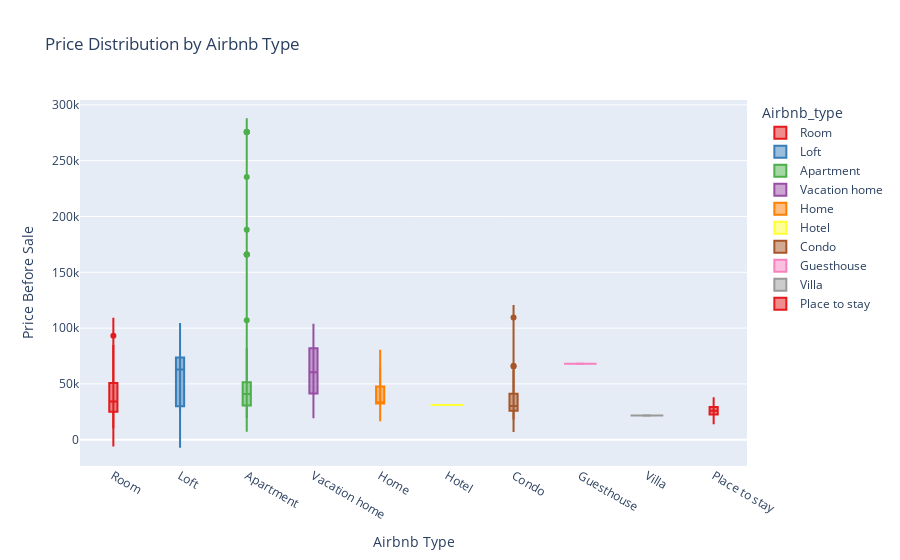

Here is the notebook cell this chart was saved with:
### Code cell
import plotly.express as px

fig = px.violin(
    df,
    x='Airbnb_type',
    y='Price_before_sale',
    color='Airbnb_type',
    box=True,  # Includes box plot inside
    points='outliers',  
    title='Price Distribution by Airbnb Type',
    color_discrete_sequence=px.colors.qualitative.Set1
)

fig.update_layout(xaxis_title='Airbnb Type', yaxis_title='Price Before Sale')
fig.show()

### Figure 1 — Plotly figure (JSON) as saved in the notebook; plotly's stock layout.template omitted (floating-point values rounded to 4 significant figures; data arrays with more than 128 entries replaced by an {"elided": "..."} marker saying what was removed)
{"data": [{"alignmentgroup": "True", "box": {"visible": true}, "hovertemplate": "Airbnb_type=%{x}<br>Price_before_sale=%{y}<extra></extra>", "legendgroup": "Room", "marker": {"color": "rgb(228,26,28)"}, "name": "Room", "offsetgroup": "Room", "orientation": "v", "points": "outliers", "scalegroup": "True", "showlegend": true, "type": "violin", "x": ["Room", "Room", "Room", "Room", "Room", "Room", "Room", "Room", "Room", "Room", "Room", "Room", "Room", "Room", "Room", "Room", "Room", "Room", "Room", "Room", "Room", "Room", "Room", "Room", "Room", "Room", "Room", "Room", "Room", "Room", "Room", "Room", "Room", "Room", "Room", "Room", "Room", "Room", "Room", "Room", "Room", "Room", "Room", "Room", "Room", "Room", "Room", "Room", "Room", "Room", "Room", "Room", "Room", "Room", "Room", "Room", "Room", "Room", "Room", "Room", "Room", "Room", "Room", "Room", "Room", "Room", "Room", "Room", "Room", "Room", "Room", "Room", "Room", "Room", "Room", "Room"], "x0": " ", "xaxis": "x", "y": [10312, 14693, 65347, 32359, 27085, 18878, 50798, 21856, 25087, 34662, 51712, 30481, 10312, 14693, 65347, 32359, 27085, 18878, 50798, 21856, 25087, 34662, 51712, 30481, 10312, 14693, 65347, 32359, 27085, 18878, 50798, 21856, 25087, 34662, 51712, 30481, 10312, 14693, 65347, 32359, 27085, 18878, 50798, 21856, 25087, 34662, 51712, 30481, 41533, 23896, 53488, 41562, 35844, 63813, 45820, 25268, 46575, 84989, 35254, 38444, 37029, 33789, 45737, 63294, 26904, 66434, 45483, 54241, 42458, 93058, 43660, 70765, 33021, 32979, 65637, 69365], "y0": " ", "yaxis": "y"}, {"alignmentgroup": "True", "box": {"visible": true}, "hovertemplate": "Airbnb_type=%{x}<br>Price_before_sale=%{y}<extra></extra>", "legendgroup": "Loft", "marker": {"color": "rgb(55,126,184)"}, "name": "Loft", "offsetgroup": "Loft", "orientation": "v", "points": "outliers", "scalegroup": "True", "showlegend": true, "type": "violin", "x": ["Loft", "Loft", "Loft", "Loft", "Loft", "Loft", "Loft", "Loft", "Loft"], "x0": " ", "xaxis": "x", "y": [73640, 73640, 73640, 73640, 35844, 27089, 31099, 62832, 23760], "y0": " ", "yaxis": "y"}, {"alignmentgroup": "True", "box": {"visible": true}, "hovertemplate": "Airbnb_type=%{x}<br>Price_before_sale=%{y}<extra></extra>", "legendgroup": "Apartment", "marker": {"color": "rgb(77,175,74)"}, "name": "Apartment", "offsetgroup": "Apartment", "orientation": "v", "points": "outliers", "scalegroup": "True", "showlegend": true, "type": "violin", "x": {"elided": "131 str values"}, "x0": " ", "xaxis": "x", "y": {"elided": "131 int values"}, "y0": " ", "yaxis": "y"}, {"alignmentgroup": "True", "box": {"visible": true}, "hovertemplate": "Airbnb_type=%{x}<br>Price_before_sale=%{y}<extra></extra>", "legendgroup": "Vacation home", "marker": {"color": "rgb(152,78,163)"}, "name": "Vacation home", "offsetgroup": "Vacation home", "orientation": "v", "points": "outliers", "scalegroup": "True", "showlegend": true, "type": "violin", "x": ["Vacation home", "Vacation home", "Vacation home", "Vacation home", "Vacation home", "Vacation home", "Vacation home", "Vacation home", "Vacation home", "Vacation home", "Vacation home", "Vacation home", "Vacation home", "Vacation home", "Vacation home", "Vacation home"], "x0": " ", "xaxis": "x", "y": [60379, 82736, 40370, 60379, 82736, 40370, 60379, 82736, 40370, 60379, 82736, 40370, 42650, 49768, 67216, 81292], "y0": " ", "yaxis": "y"}, {"alignmentgroup": "True", "box": {"visible": true}, "hovertemplate": "Airbnb_type=%{x}<br>Price_before_sale=%{y}<extra></extra>", "legendgroup": "Home", "marker": {"color": "rgb(255,127,0)"}, "name": "Home", "offsetgroup": "Home", "orientation": "v", "points": "outliers", "scalegroup": "True", "showlegend": true, "type": "violin", "x": ["Home", "Home", "Home", "Home", "Home", "Home", "Home", "Home"], "x0": " ", "xaxis": "x", "y": [32359, 32359, 32359, 32359, 64845, 43081, 52238, 34697], "y0": " ", "yaxis": "y"}, {"alignmentgroup": "True", "box": {"visible": true}, "hovertemplate": "Airbnb_type=%{x}<br>Price_before_sale=%{y}<extra></extra>", "legendgroup": "Hotel", "marker": {"color": "rgb(255,255,51)"}, "name": "Hotel", "offsetgroup": "Hotel", "orientation": "v", "points": "outliers", "scalegroup": "True", "showlegend": true, "type": "violin", "x": ["Hotel", "Hotel", "Hotel", "Hotel"], "x0": " ", "xaxis": "x", "y": [31231, 31231, 31231, 31231], "y0": " ", "yaxis": "y"}, {"alignmentgroup": "True", "box": {"visible": true}, "hovertemplate": "Airbnb_type=%{x}<br>Price_before_sale=%{y}<extra></extra>", "legendgroup": "Condo", "marker": {"color": "rgb(166,86,40)"}, "name": "Condo", "offsetgroup": "Condo", "orientation": "v", "points": "outliers", "scalegroup": "True", "showlegend": true, "type": "violin", "x": ["Condo", "Condo", "Condo", "Condo", "Condo", "Condo", "Condo", "Condo", "Condo", "Condo", "Condo", "Condo", "Condo", "Condo", "Condo", "Condo", "Condo", "Condo", "Condo", "Condo", "Condo", "Condo", "Condo", "Condo", "Condo", "Condo", "Condo", "Condo", "Condo", "Condo", "Condo", "Condo", "Condo", "Condo", "Condo", "Condo", "Condo", "Condo", "Condo", "Condo", "Condo", "Condo", "Condo", "Condo", "Condo", "Condo", "Condo"], "x0": " ", "xaxis": "x", "y": [25851, 32701, 30208, 29402, 32844, 25851, 32701, 30208, 29402, 32844, 25851, 32701, 30208, 29402, 32844, 25851, 32701, 30208, 29402, 32844, 18878, 53488, 66254, 54534, 25880, 60689, 25880, 62793, 20410, 18341, 38725, 25880, 32439, 109548, 19905, 26890, 55023, 21739, 27829, 37948, 29315, 65637, 18030, 41982, 43651, 62171, 46575], "y0": " ", "yaxis": "y"}, {"alignmentgroup": "True", "box": {"visible": true}, "hovertemplate": "Airbnb_type=%{x}<br>Price_before_sale=%{y}<extra></extra>", "legendgroup": "Guesthouse", "marker": {"color": "rgb(247,129,191)"}, "name": "Guesthouse", "offsetgroup": "Guesthouse", "orientation": "v", "points": "outliers", "scalegroup": "True", "showlegend": true, "type": "violin", "x": ["Guesthouse", "Guesthouse", "Guesthouse", "Guesthouse"], "x0": " ", "xaxis": "x", "y": [67983, 67983, 67983, 67983], "y0": " ", "yaxis": "y"}, {"alignmentgroup": "True", "box": {"visible": true}, "hovertemplate": "Airbnb_type=%{x}<br>Price_before_sale=%{y}<extra></extra>", "legendgroup": "Villa", "marker": {"color": "rgb(153,153,153)"}, "name": "Villa", "offsetgroup": "Villa", "orientation": "v", "points": "outliers", "scalegroup": "True", "showlegend": true, "type": "violin", "x": ["Villa"], "x0": " ", "xaxis": "x", "y": [21739], "y0": " ", "yaxis": "y"}, {"alignmentgroup": "True", "box": {"visible": true}, "hovertemplate": "Airbnb_type=%{x}<br>Price_before_sale=%{y}<extra></extra>", "legendgroup": "Place to stay", "marker": {"color": "rgb(228,26,28)"}, "name": "Place to stay", "offsetgroup": "Place to stay", "orientation": "v", "points": "outliers", "scalegroup": "True", "showlegend": true, "type": "violin", "x": ["Place to stay", "Place to stay"], "x0": " ", "xaxis": "x", "y": [29315, 22587], "y0": " ", "yaxis": "y"}], "layout": {"legend": {"title": {"text": "Airbnb_type"}, "tracegroupgap": 0}, "title": {"text": "Price Distribution by Airbnb Type"}, "violinmode": "overlay", "xaxis": {"anchor": "y", "categoryarray": ["Room", "Loft", "Apartment", "Vacation home", "Home", "Hotel", "Condo", "Guesthouse", "Villa", "Place to stay"], "categoryorder": "array", "domain": [0, 1], "title": {"text": "Airbnb Type"}}, "yaxis": {"anchor": "x", "domain": [0, 1], "title": {"text": "Price Before Sale"}}}}
